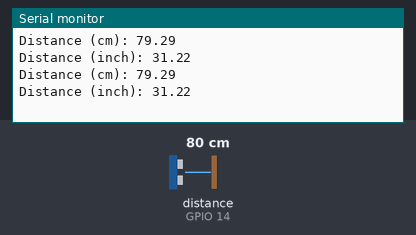
This sketch was run on a simulated ESP8266 (NodeMCU). Shown: the last lines printed to the serial monitor. Wiring (inferred from the names in the program): ultrasonic range finder: trigger GPIO 12; echo GPIO 14. The inputs (shaded band) are chosen by the test bench; at power-on: distance to the obstacle (sensor on GPIO 14) 80 cm. The echo pulse lasts 58.3 µs per cm; WiFi joins after 1.5 s; servers stay silent unless stated.

Above: at 3.0 s.
3.1 s: distance to the obstacle (sensor on GPIO 14) set to 2 cm
At 4.4 s:
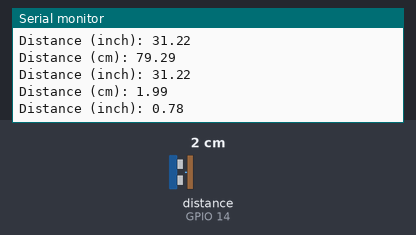
4.6 s: distance to the obstacle (sensor on GPIO 14) set to 4 cm
At 5.6 s:
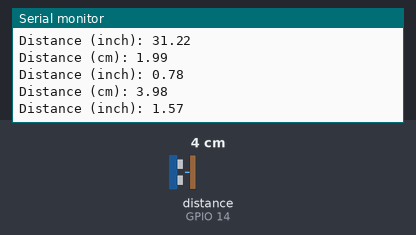
Timing chart, 0 to 7.6 s (numbered marks = the images above; inputs shaded):
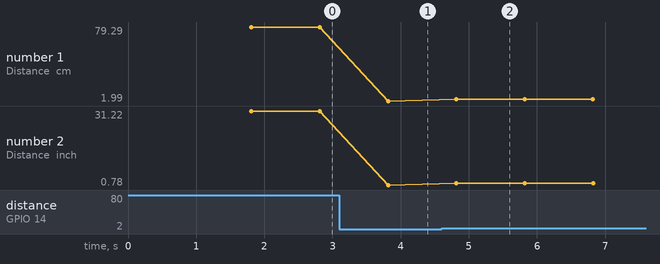

Measured:
- after the input at 3.1 s, the serial monitor: prints a new line after 0.72 s (image 1)
- after the input at 4.6 s, the serial monitor: prints a new line after 0.22 s (image 2)
- plotted number 1: 79.29 → 1.99 after the input at 3.1 s, 1.99 → 3.98 after the input at 4.6 s
- plotted number 2: 31.22 → 0.78 after the input at 3.1 s, 0.78 → 1.57 after the input at 4.6 s

The sketch:

fix.ino
```cpp
#define BLYNK_PRINT Serial
#define BLYNK_TEMPLATE_ID "TMPLOwrJohUK"
#define BLYNK_DEVICE_NAME "orarkom"
#define BLYNK_AUTH_TOKEN "pj9snrAOmDG0IqIYzLYzrJgNmJqWl3aV"
#include <ESP8266WiFi.h>
#include <BlynkSimpleEsp8266.h>

const int trigPin = 12;
const int echoPin = 14;

//connect internet
char auth[] = "pj9snrAOmDG0IqIYzLYzrJgNmJqWl3aV"; //input koded auth blynk
char ssid[] = "UDINUS-H3";
char pass[] = "";

//define sound velocity in cm/uS
#define SOUND_VELOCITY 0.034
#define CM_TO_INCH 0.393701

long duration;
float distanceCm;
float distanceInch;

void setup() {
  Serial.begin(115200); // Starts the serial communication
  pinMode(trigPin, OUTPUT); // Sets the trigPin as an Output
  pinMode(echoPin, INPUT); // Sets the echoPin as an Input
  Blynk.begin(auth, ssid, pass, "Blynk.Cloud");
}

void loop() {

   Blynk.run();
  // Clears the trigPin
  digitalWrite(trigPin, LOW);
  delayMicroseconds(2);
  // Sets the trigPin on HIGH state for 10 micro seconds
  digitalWrite(trigPin, HIGH);
  delayMicroseconds(10);
  digitalWrite(trigPin, LOW);

  // Reads the echoPin, returns the sound wave travel time in microseconds
  duration = pulseIn(echoPin, HIGH);

  // Calculate the distance
  distanceCm = duration * SOUND_VELOCITY/2;

  // Convert to inches
  distanceInch = distanceCm * CM_TO_INCH;

  // Prints the distance on the Serial Monitor
  Serial.print("Distance (cm): ");
  Serial.println(distanceCm);
  Serial.print("Distance (inch): ");
  Serial.println(distanceInch);

  Blynk.virtualWrite(V0, distanceCm);
  Blynk.virtualWrite(V1, distanceInch);


  delay(1000);
}
```
